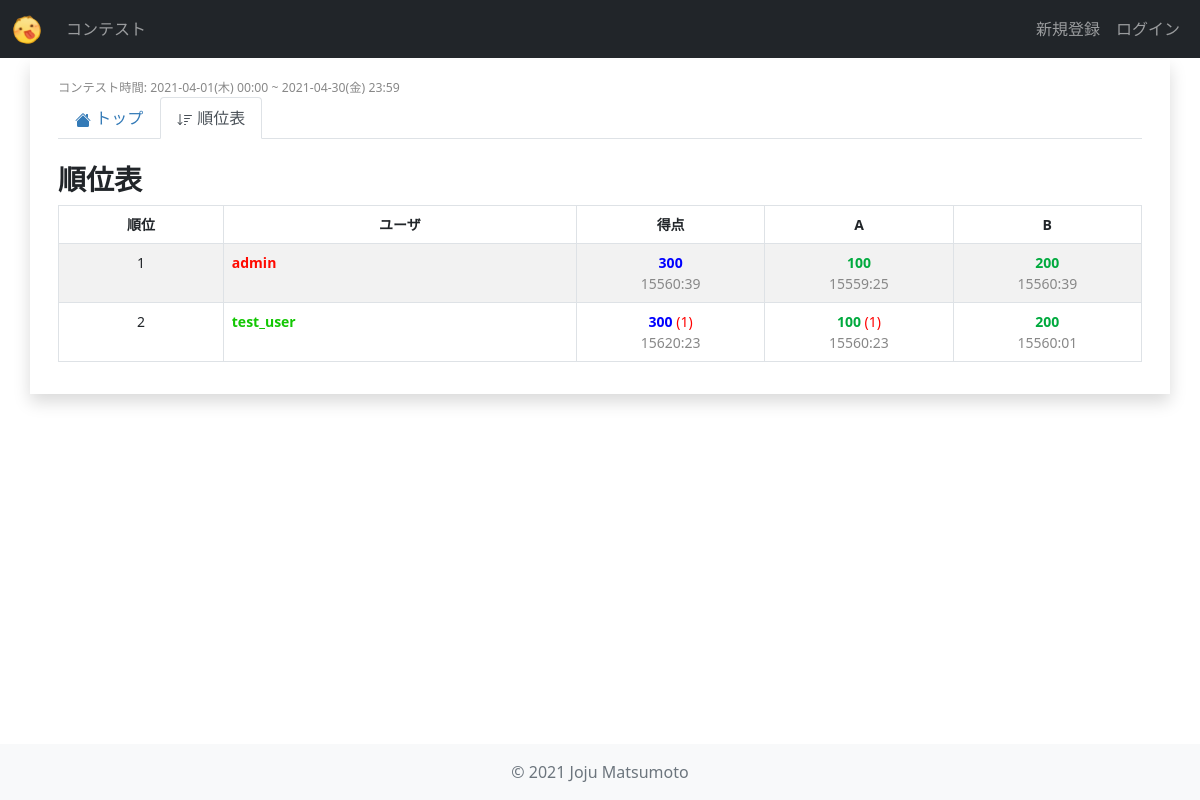
/contests/mmc_1/standings/, run on the app's committed database.
### contests/models.py (models this page shows, shortened)
class Contest(models.Model):
    title = models.CharField(
        verbose_name="タイトル",
        max_length=255,
    )
    abstract = models.TextField(
        verbose_name="概要",
        max_length=2000,
    )
    short_name = models.CharField(
        verbose_name="省略形",
        max_length=20,
        unique=True,
        default="null",
    )
    start_date = models.DateTimeField(
        verbose_name="開始日時",
    )
    end_date = models.DateTimeField(
        verbose_name="終了日時",
    )
    users = models.ManyToManyField(
        settings.AUTH_USER_MODEL,
        verbose_name="参加者",
        blank=True,
    )
    penalty = models.IntegerField(
        verbose_name="ペナルティ(分)",
        default=5,
    )
    def is_past_contest(self) -> bool:
        now = timezone.now()
        return self.end_date < now
    def get_start_time_str(self) -> str:
        return utils.datetime_str(self.start_date)
    def get_end_time_str(self) -> str:
        return utils.datetime_str(self.end_date)

class Problem(models.Model):
    order = models.CharField(
        verbose_name="問題番号(アルファベット)",
        max_length=5,
        default="A",
    )
    title = models.CharField(
        verbose_name="タイトル",
        max_length=100,
    )
    question = models.TextField(
        verbose_name="問題",
        max_length=2000,
    )
    answer = models.TextField(
        verbose_name="正解",
        max_length=2000,
    )
    contest = models.ForeignKey(
        Contest,
        verbose_name="コンテスト",
        on_delete=models.CASCADE,
    )
    point = models.IntegerField(
        verbose_name="スコア",
        default=0,
    )

class UserProfile(models.Model):
    user = models.OneToOneField(
        settings.AUTH_USER_MODEL,
        on_delete=models.CASCADE,
        verbose_name="ユーザー",
    )
    color = ColorField(
        default="#000000",
        verbose_name="カラー",
    )
    organization = models.CharField(
        verbose_name="所属",
        max_length=200,
        blank=True,
        null=True,
    )

class ContestScore(models.Model):
    user = models.ForeignKey(
        settings.AUTH_USER_MODEL,
        verbose_name="ユーザ",
        on_delete=models.CASCADE,
    )
    contest = models.ForeignKey(
        Contest,
        verbose_name="コンテスト",
        on_delete=models.CASCADE,
    )
    score = models.IntegerField(
        verbose_name="得点",
        default=0,
    )
    penalty = models.IntegerField(
        verbose_name="ペナルティ",
        default=0,
    )
    time_sec = models.IntegerField(
        verbose_name="時間(s)",
        default=0,
    )
    def get_time_str(self) -> str:
        minutes = self.time_sec // 60
        second = self.time_sec % 60
        return f"{minutes:02d}:{second:02d}"

class ProblemScore(models.Model):
    problem = models.ForeignKey(
        Problem,
        verbose_name="問題",
        on_delete=models.CASCADE,
    )
    user = models.ForeignKey(
        settings.AUTH_USER_MODEL,
        verbose_name="参加者",
        on_delete=models.CASCADE,
    )
    penalty = models.IntegerField(
        verbose_name="ペナルティ",
        default=0,
    )
    score = models.IntegerField(
        verbose_name="得点",
        default=0,
    )
    time_sec = models.IntegerField(
        verbose_name="時間(s)",
        default=0,
    )
    def get_time_str(self) -> str:
        minutes = self.time_sec // 60
        second = self.time_sec % 60
        return f"{minutes:02d}:{second:02d}"

### users/models.py (models this page shows)
class User(AbstractUser):
    objects = UserManager()
    def get_colored_username(self):
        try:
            user_profile = UserProfile.objects.get(user=self)
        except:
            return self.username
        return "<span style='color: {};'>{}</span>".format(user_profile.color, self.username)

### contests/views.py (the view)
class StandingsView(View):
    def get(self, request, short_name, *args, **kwargs):
        contest = models.Contest.objects.get(short_name=short_name)
        problems = sorted(list(models.Problem.objects.filter(contest=contest)), key=lambda x: x.order)
        problem_scores = models.ProblemScore.objects.filter(problem__in=problems)
        contest_scores = sorted(list(models.ContestScore.objects.filter(contest=contest)), key=lambda x: (-x.score, x.time_sec))
        table_rows = [{
                "order": i+1,
                "user": contest_score.user,
                "score": contest_score.score,
                "time": contest_score.get_time_str,
                "penalty": contest_score.penalty,
                "problem_scores": sorted(list(problem_scores.filter(user=contest_score.user)), key=lambda x: x.problem.order),
            } for i, contest_score in enumerate(contest_scores)]
        context = {
            "contest": models.Contest.objects.get(short_name=short_name),
            "problems": problems,
            "contest_scores": contest_scores,
            "table_rows": table_rows,
        }
        return render(request, "contests/standings.html", context)

### contests/utils.py (called while the page is built)
def datetime_str(dt: datetime.datetime) -> str:
    dt = localtime(dt)
    return "{}({}) {}".format(
        dt.strftime("%Y-%m-%d"),
        day_of_week_to_japanese[dt.strftime("%a")],
        dt.strftime("%H:%M")
    )

### contests/templates/contests/standings.html
{% extends 'contests/contest_base.html' %}
{% block contest_tab_standings %}active{% endblock %}
{% block contest_content %}
<div class="col-sm-12">
    <h3>順位表</h3>
    <table class="table table-bordered table-striped small text-center">
        <thead>
            <tr>
                <th width="7%">順位</th>
                <th width="15%">ユーザ</th>
                <th width="8%">得点</th>
                {% for problem in problems %}
                    <th width="8%">{{ problem.order }}</th>
                {% endfor %}
            </tr>
        </thead>
        <tbody>
            {% for row in table_rows %}
                <tr {% if row.user == user %}class="table-primary"{% endif %}>
                    <td>{{ row.order }}</td>
                    <td class="text-start fw-bold">{{ row.user.get_colored_username|safe }}</td>
                    <td>
                        <span class="span-total-score fw-bold">{{ row.score }}</span>
                        {% if row.penalty != 0 %}
                            <span class="span-penalty">({{ row.penalty }})</span>
                        {% endif %}
                        <br>
                        <span class="span-time">{{ row.time }}</span>
                    </td>
                    {% for problem_score in row.problem_scores %}
                        <td>
                            <span class="span-score fw-bold">{{ problem_score.score }}</span>
                            {% if problem_score.penalty != 0 %}
                                <span class="span-penalty">({{ problem_score.penalty }})</span>
                            {% endif %}
                            <br>
                            <span class="span-time">{{ problem_score.get_time_str }}</span>
                        </td>
                    {% endfor %}
                </tr>
            {% endfor %}
        </tbody>
    </table>
</div>
{% endblock contest_content %}

### contests/templates/contests/contest_base.html (shortened to what this page needs)
{% extends 'base.html' %}
{% block content %}
<div class="row p-3">
    <div class="col-sm-12 small">
        <small class="span-time">コンテスト時間: {{contest.get_start_time_str}} ~ {{contest.get_end_time_str}}</small>
    </div>
    <div class="col-sm-12">
        <ul class="nav nav-tabs navbar-dark mb-4">
            <li class="nav-item">
                <a class="nav-link {% block contest_tab_detail %}{% endblock %}" href="{% url 'contests:contest_detail' contest.short_name %}">
                    トップ
                </a>
            </li>
            <li class="nav-item">
                <a class="nav-link {% block contest_tab_standings %}{% endblock %}" href="{% url 'contests:standings' contest.short_name %}">
                    順位表
                </a>
            </li>
        </ul>
    </div>
    {% block contest_content %}{% endblock contest_content %}
</div>
{% endblock content %}

### static/css/main.css (style rules this page uses)
body { background-color: white; }
a { color: #337ab7; text-decoration: none; }
.span-total-score { color: #0000FF; }
.span-score { color: #00AA3E; }
.span-time { color: #888; }
.span-penalty, .error_message { color: #FF0000; }
thead > tr { font-weight: bold; }
h2, h3, h4, h5 { font-weight: bold; }

### data on the page
Contest: get_start_time_str "2021-04-01(木) 00:00", get_end_time_str "2021-04-30(金) 23:59"
Problem: order "A"
Problem: order "B"
User: order "1", user.get_colored_username "admin", score "300", time "15560:39"
ProblemScore: score "100", get_time_str "15559:25"
ProblemScore: score "200", get_time_str "15560:39"
User: order "2", user.get_colored_username "test_user", score "300", penalty "1", time "15620:23"
ProblemScore: score "100", penalty "1", get_time_str "15560:23"
ProblemScore: score "200", get_time_str "15560:01"
